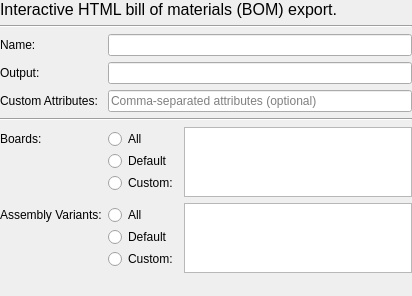
<?xml version="1.0" encoding="UTF-8"?>
<ui version="4.0">
 <class>librepcb::editor::InteractiveHtmlBomOutputJobWidget</class>
 <widget class="QWidget" name="librepcb::editor::InteractiveHtmlBomOutputJobWidget">
  <property name="geometry">
   <rect>
    <x>0</x>
    <y>0</y>
    <width>412</width>
    <height>296</height>
   </rect>
  </property>
  <property name="windowTitle">
   <string>Form</string>
  </property>
  <layout class="QFormLayout" name="formLayout">
   <property name="fieldGrowthPolicy">
    <enum>QFormLayout::AllNonFixedFieldsGrow</enum>
   </property>
   <property name="leftMargin">
    <number>0</number>
   </property>
   <property name="topMargin">
    <number>0</number>
   </property>
   <property name="rightMargin">
    <number>0</number>
   </property>
   <property name="bottomMargin">
    <number>0</number>
   </property>
   <item row="0" column="0" colspan="2">
    <widget class="QLabel" name="label">
     <property name="font">
      <font>
       <pointsize>12</pointsize>
      </font>
     </property>
     <property name="text">
      <string>Interactive HTML bill of materials (BOM) export.</string>
     </property>
     <property name="wordWrap">
      <bool>true</bool>
     </property>
    </widget>
   </item>
   <item row="1" column="0" colspan="2">
    <widget class="Line" name="line">
     <property name="orientation">
      <enum>Qt::Horizontal</enum>
     </property>
    </widget>
   </item>
   <item row="2" column="0">
    <widget class="QLabel" name="label_4">
     <property name="text">
      <string>Name:</string>
     </property>
    </widget>
   </item>
   <item row="2" column="1">
    <widget class="QLineEdit" name="edtName"/>
   </item>
   <item row="3" column="0">
    <widget class="QLabel" name="label_3">
     <property name="text">
      <string>Output:</string>
     </property>
    </widget>
   </item>
   <item row="3" column="1">
    <widget class="QLineEdit" name="edtOutput"/>
   </item>
   <item row="4" column="0">
    <widget class="QLabel" name="label_5">
     <property name="text">
      <string>Custom Attributes:</string>
     </property>
    </widget>
   </item>
   <item row="4" column="1">
    <widget class="QLineEdit" name="edtCustomAttributes">
     <property name="placeholderText">
      <string>Comma-separated attributes (optional)</string>
     </property>
    </widget>
   </item>
   <item row="5" column="0" colspan="2">
    <widget class="Line" name="line_2">
     <property name="orientation">
      <enum>Qt::Horizontal</enum>
     </property>
    </widget>
   </item>
   <item row="6" column="0">
    <widget class="QLabel" name="label_2">
     <property name="text">
      <string>Boards:</string>
     </property>
    </widget>
   </item>
   <item row="6" column="1">
    <layout class="QHBoxLayout" name="horizontalLayout_3">
     <item>
      <layout class="QVBoxLayout" name="verticalLayout_3">
       <property name="spacing">
        <number>0</number>
       </property>
       <item>
        <widget class="QRadioButton" name="rbtnBoardsAll">
         <property name="text">
          <string>All</string>
         </property>
         <attribute name="buttonGroup">
          <string notr="true">btnGrpBoards</string>
         </attribute>
        </widget>
       </item>
       <item>
        <widget class="QRadioButton" name="rbtnBoardsDefault">
         <property name="text">
          <string>Default</string>
         </property>
         <attribute name="buttonGroup">
          <string notr="true">btnGrpBoards</string>
         </attribute>
        </widget>
       </item>
       <item>
        <widget class="QRadioButton" name="rbtnBoardsCustom">
         <property name="text">
          <string>Custom:</string>
         </property>
         <attribute name="buttonGroup">
          <string notr="true">btnGrpBoards</string>
         </attribute>
        </widget>
       </item>
      </layout>
     </item>
     <item>
      <widget class="QListWidget" name="lstBoards">
       <property name="sizePolicy">
        <sizepolicy hsizetype="Expanding" vsizetype="Preferred">
         <horstretch>0</horstretch>
         <verstretch>0</verstretch>
        </sizepolicy>
       </property>
       <property name="horizontalScrollBarPolicy">
        <enum>Qt::ScrollBarAlwaysOff</enum>
       </property>
       <property name="sizeAdjustPolicy">
        <enum>QAbstractScrollArea::AdjustToContents</enum>
       </property>
       <property name="resizeMode">
        <enum>QListView::Adjust</enum>
       </property>
      </widget>
     </item>
    </layout>
   </item>
   <item row="7" column="0">
    <widget class="QLabel" name="label_6">
     <property name="text">
      <string>Assembly Variants:</string>
     </property>
    </widget>
   </item>
   <item row="7" column="1">
    <layout class="QHBoxLayout" name="horizontalLayout_4">
     <item>
      <layout class="QVBoxLayout" name="verticalLayout_4">
       <property name="spacing">
        <number>0</number>
       </property>
       <item>
        <widget class="QRadioButton" name="rbtnVariantsAll">
         <property name="text">
          <string>All</string>
         </property>
         <attribute name="buttonGroup">
          <string notr="true">btnGrpVariants</string>
         </attribute>
        </widget>
       </item>
       <item>
        <widget class="QRadioButton" name="rbtnVariantsDefault">
         <property name="text">
          <string>Default</string>
         </property>
         <attribute name="buttonGroup">
          <string notr="true">btnGrpVariants</string>
         </attribute>
        </widget>
       </item>
       <item>
        <widget class="QRadioButton" name="rbtnVariantsCustom">
         <property name="text">
          <string>Custom:</string>
         </property>
         <attribute name="buttonGroup">
          <string notr="true">btnGrpVariants</string>
         </attribute>
        </widget>
       </item>
      </layout>
     </item>
     <item>
      <widget class="QListWidget" name="lstVariants">
       <property name="sizePolicy">
        <sizepolicy hsizetype="Expanding" vsizetype="Preferred">
         <horstretch>0</horstretch>
         <verstretch>0</verstretch>
        </sizepolicy>
       </property>
       <property name="horizontalScrollBarPolicy">
        <enum>Qt::ScrollBarAlwaysOff</enum>
       </property>
       <property name="sizeAdjustPolicy">
        <enum>QAbstractScrollArea::AdjustToContents</enum>
       </property>
       <property name="resizeMode">
        <enum>QListView::Adjust</enum>
       </property>
      </widget>
     </item>
    </layout>
   </item>
  </layout>
 </widget>
 <resources/>
 <connections/>
 <buttongroups>
  <buttongroup name="btnGrpVariants"/>
  <buttongroup name="btnGrpBoards"/>
 </buttongroups>
</ui>
